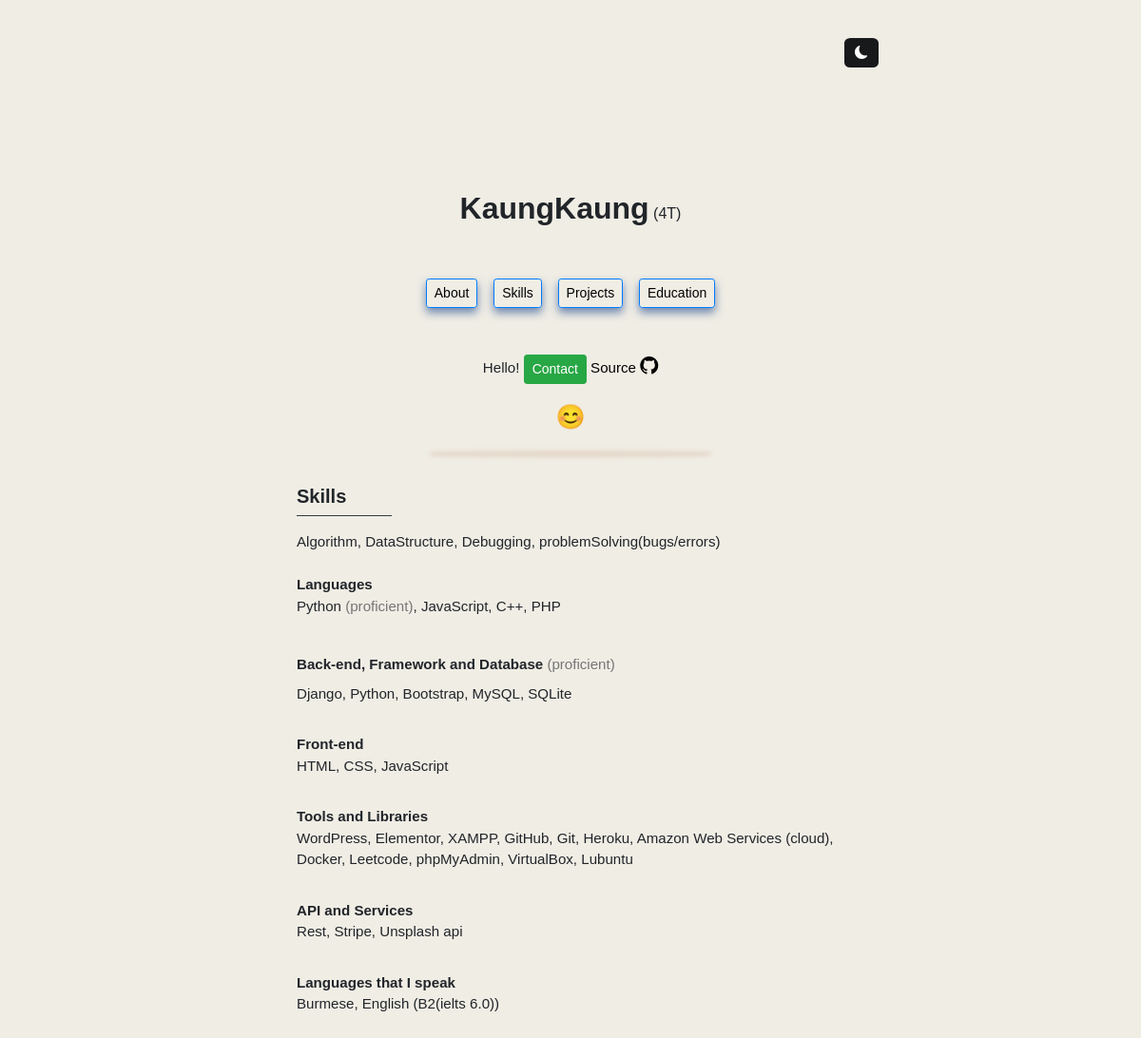
Page /skill on the earlier database version.
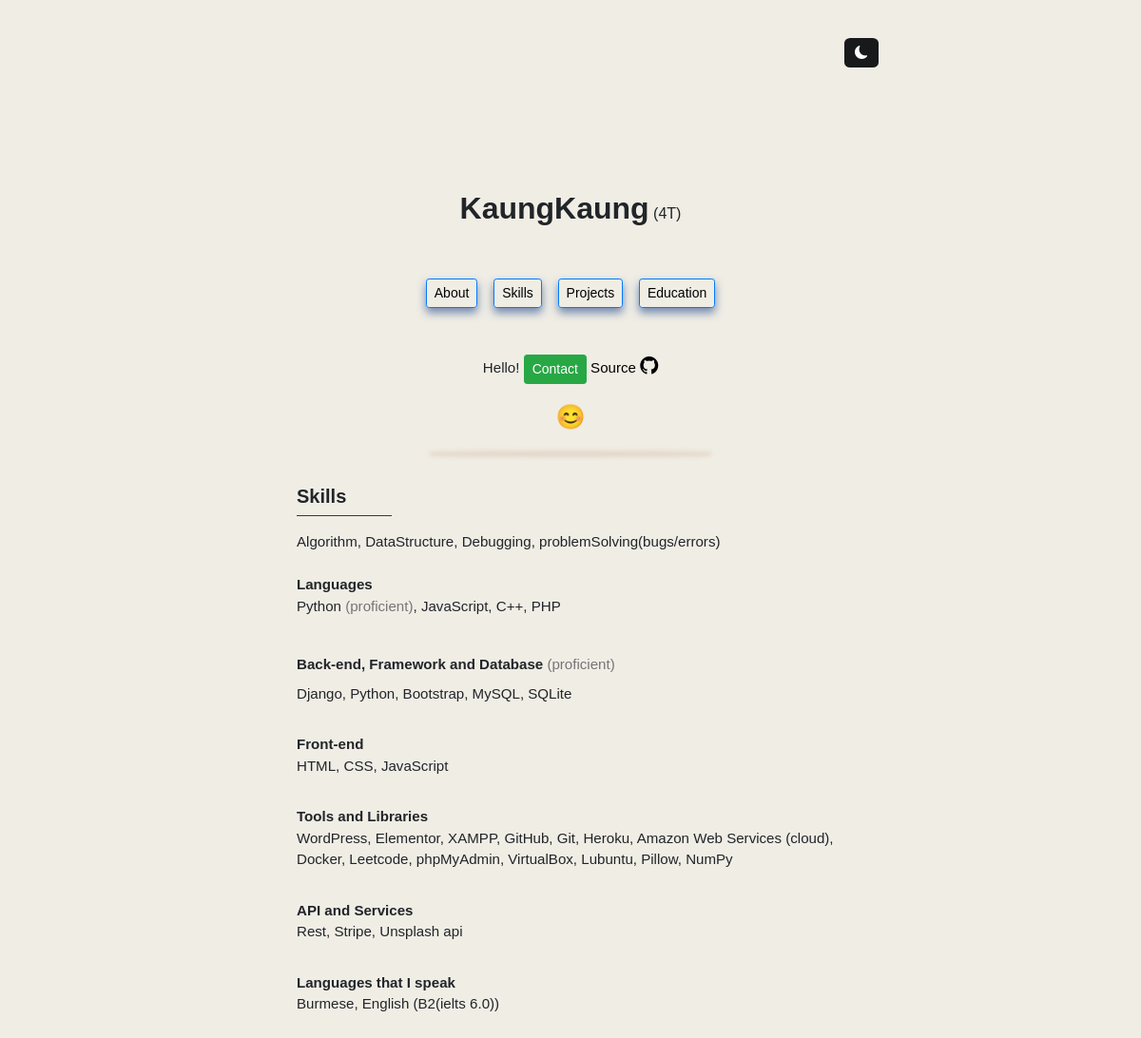
Same page on the later database version.
### display/models.py (models this page shows)
class Skill(models.Model):
    language_proficient = models.CharField(max_length=255)
    language_familiar = models.CharField(max_length=255)
    backend = models.CharField(max_length=255)
    frontend = models.CharField(max_length=255)
    tools = models.CharField(max_length=255)
    first_language = models.CharField(max_length=255)
    second_language = models.CharField(max_length=255)
    api = models.CharField(max_length=255)

### display/views.py (the view)
def skill(request):
    s = Skill.objects.all()
    return render(request, "skill.html",
                  {"skill":s})

### template/skill.html (shortened to what this page needs)
{% extends 'main.html' %}
{% block content %}
{% include 'chain.html' %}
{% load static %}
<link rel="stylesheet" href="{% static 'style.css' %}">
{% include 'profile.html' %}
<div style="height:10px;"></div>
<div class="box1" style="height:1px;border-radius: 50%;margin:auto;max-width:290px;"></div>
<div style="height:42px;"></div>
<body>
<div class="context" style="width:48%;">
         <div class="about" style="margin:auto;max-width:590px;">
        <h5><b>Skills</b></h5>
        <legend class="border-bottom border-dark mb-3" style="width:100px;"></legend>
                    {% for skills in skill %}
            <p style="font-size:15.1px;white-space: pre-line;">Algorithm, DataStructure, Debugging, problemSolving(bugs/errors)
                <b>Languages</b>
                <label>{{skills.language_proficient}} <label class="word">(proficient)</label>, {{skills.language_familiar}}</label>
                <b>Back-end, Framework and Database </b><label class="word">(proficient)</label>
                <label>{{skills.backend}}</label>
                <b>Front-end</b>
                <label>{{skills.frontend}}</label>
                <b>Tools and Libraries</b>
                <label>{{skills.tools}}</label>
                <b>API and Services</b>
                <label>{{skills.api}}</label>
                <b>Languages that I speak</b>
                <label>{{skills.first_language}}, {{skills.second_language}}</label>
            </p>
                        {% endfor %}
        </div>
</div>
</body>
{% endblock %}

Differences in the rows shown:
changed Skill "Python": tools "WordPress, Elementor, XAMPP, GitHub, Git, Heroku, Amazon Web Services (cloud), Docker, Leetcode, phpMyAdmin, VirtualBox, Lubuntu" → "WordPress, Elementor, XAMPP, GitHub, Git, Heroku, Amazon Web Services (cloud), Docker, Leetcode, phpMyAdmin, VirtualBox, Lubuntu, Pillow, NumPy"
